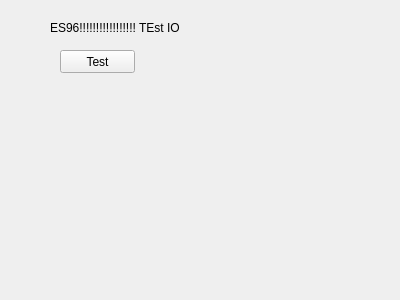
<?xml version="1.0" encoding="UTF-8"?>
<ui version="4.0">
 <class>testIO</class>
 <widget class="QWidget" name="testIO">
  <property name="geometry">
   <rect>
    <x>0</x>
    <y>0</y>
    <width>400</width>
    <height>300</height>
   </rect>
  </property>
  <property name="windowTitle">
   <string>Form</string>
  </property>
  <widget class="QLabel" name="label">
   <property name="geometry">
    <rect>
     <x>50</x>
     <y>20</y>
     <width>211</width>
     <height>16</height>
    </rect>
   </property>
   <property name="text">
    <string>ES96!!!!!!!!!!!!!!!!! TEst IO</string>
   </property>
  </widget>
  <widget class="QPushButton" name="pushButton">
   <property name="geometry">
    <rect>
     <x>60</x>
     <y>50</y>
     <width>75</width>
     <height>23</height>
    </rect>
   </property>
   <property name="text">
    <string>Test</string>
   </property>
  </widget>
 </widget>
 <resources/>
 <connections/>
</ui>
